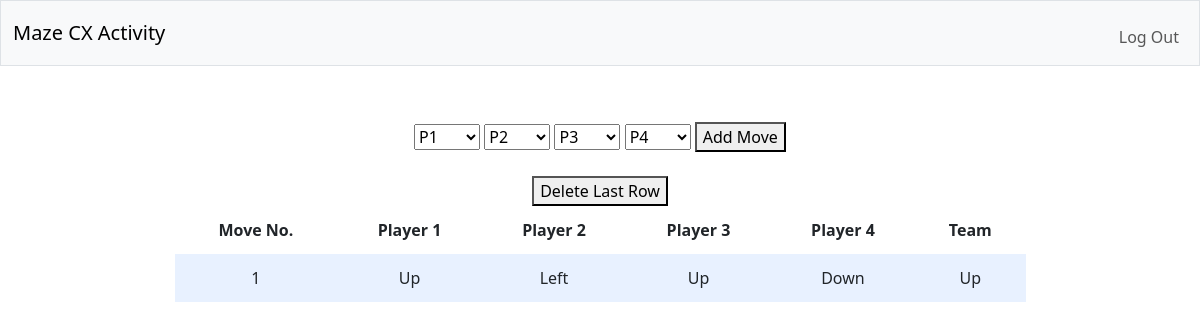
Page / (signed in) on the earlier database version.
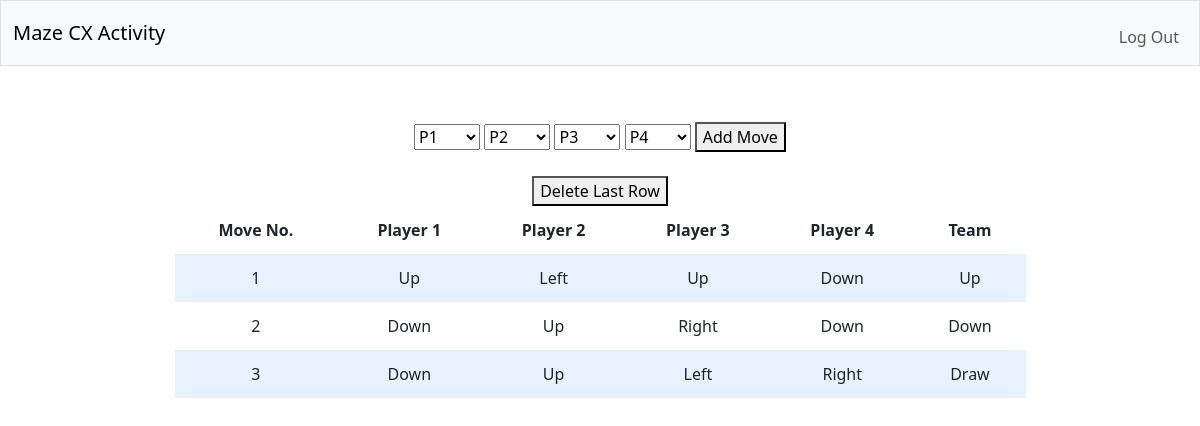
Same page on the later database version.
### tables this page shows
CREATE TABLE moves (
id INTEGER,
P1 TEXT,
P2 TEXT,
P3 TEXT,
P4 TEXT, Team TEXT,
PRIMARY KEY (id)
);

### app.py (the view)
@app.route('/', methods=["GET", "POST"])
@login_required
def index():
    if request.method == "POST":
        if request.form['btn'] == 'move':
            P1 = request.form.get("P1")
            P2 = request.form.get("P2")
            P3 = request.form.get("P3")
            P4 = request.form.get("P4")
            team = majority(P1,P2,P3,P4)
            db.execute("INSERT INTO moves (P1, P2, P3, P4, Team) VALUES(?, ?, ?, ?, ?)", P1, P2, P3, P4, team)
            return redirect("/")
        elif request.form['btn'] == 'delete':
            db.execute("DELETE FROM moves ORDER BY id DESC LIMIT 1")
            return redirect("/")
    else:
        rows = db.execute("SELECT * FROM moves")
        return render_template('index.html', rows = rows)

### app.py (called while the page is built)
def login_required(f):
    @wraps(f)
    def decorated_function(*args, **kwargs):
        if session.get("user_id") is None:
            return redirect("/login")
        return f(*args, **kwargs)
    return decorated_function

### templates/index.html (shortened to what this page needs)
{% extends "layout.html" %}
{% block main %}
<div class="container">
    <div class="section">
        <form action="/" method="post">
            <select name="P1">
                <option disabled selected value="">P1</option>
            </select>
            <select name="P2">
                <option disabled selected value="">P2</option>
            </select>
            <select name="P3">
                <option disabled selected value="">P3</option>
            </select>
            <select name="P4">
                <option disabled selected value="">P4</option>
            </select>
            <button type="submit" name="btn" value="move">Add Move</button>
        </form>
    </div>
    <div class="section">
        <table>
            <thead>
                <tr>
                    <th>Move No.</th>
                    <th>Player 1</th>
                    <th>Player 2</th>
                    <th>Player 3</th>
                    <th>Player 4</th>
                    <th>Team</th>
                </tr>
            </thead>
            <tbody>
                {% for row in rows %}
                    <tr>
                        <td>{{ row.id }}</td>
                        <td>{{ row.P1 }}</td>
                        <td>{{ row.P2 }}</td>
                        <td>{{ row.P3 }}</td>
                        <td>{{ row.P4 }}</td>
                        <td>{{ row.Team }}</td>
                    </tr>
                {% endfor %}
                <form action="/" method="post">
                    <button type="submit" name="btn" value="delete">Delete Last Row</button>
                </form>
            </tbody>
        </table>
    </div>
</div>
{% endblock %}

### templates/layout.html (shortened to what this page needs)
<!DOCTYPE html>
<html lang="en">
    <head>
        <link href="https://cdn.jsdelivr.net/npm/bootstrap@5.3.3/dist/css/bootstrap.min.css" rel="stylesheet">
        <link href="/static/styles.css" rel="stylesheet">
    </head>
    <body>
        <nav class="bg-light border navbar navbar-expand-md navbar-light">
            <div class="container-fluid">
                <a class="navbar-brand" href="/"><span class="red">Maze CX Activity</span></a>
                <div class="collapse navbar-collapse" id="navbar">
                    {% if session["user_id"] %}
                        <ul class="navbar-nav ms-auto mt-2">
                            <li class="nav-item"><a class="nav-link" href="/logout">Log Out</a></li>
                        </ul>
                    {% else %}
                        <ul class="navbar-nav ms-auto mt-2">
                            <li class="nav-item"><a class="nav-link" href="/register">Register</a></li>
                            <li class="nav-item"><a class="nav-link" href="/login">Log In</a></li>
                        </ul>
                    {% endif %}
                </div>
            </div>
        </nav>
        <main class="container py-5 text-center">
            {% block main %}{% endblock %}
        </main>
    </body>
</html>

### static/styles.css (style rules this page uses)
.section { padding-bottom: 1rem; padding-left: 2rem; padding-right: 2rem; padding-top: 0.5rem; }
.container { margin-left: auto; margin-right: auto; padding-left: 15px; padding-right: 15px; text-align: center; width: 90%; }
table { background-color: transparent; margin-bottom: 1rem; width: 100%; }
table th, table td { padding: 0.75rem; vertical-align: middle; }
tbody tr:nth-of-type(odd) { background-color: rgb(179, 208, 255, 0.3) }

Differences in the rows shown:
added moves: id "2", P1 "Down", P2 "Up", P3 "Right", P4 "Down", Team "Down"
added moves: id "3", P1 "Down", P2 "Up", P3 "Left", P4 "Right", Team "Draw"
